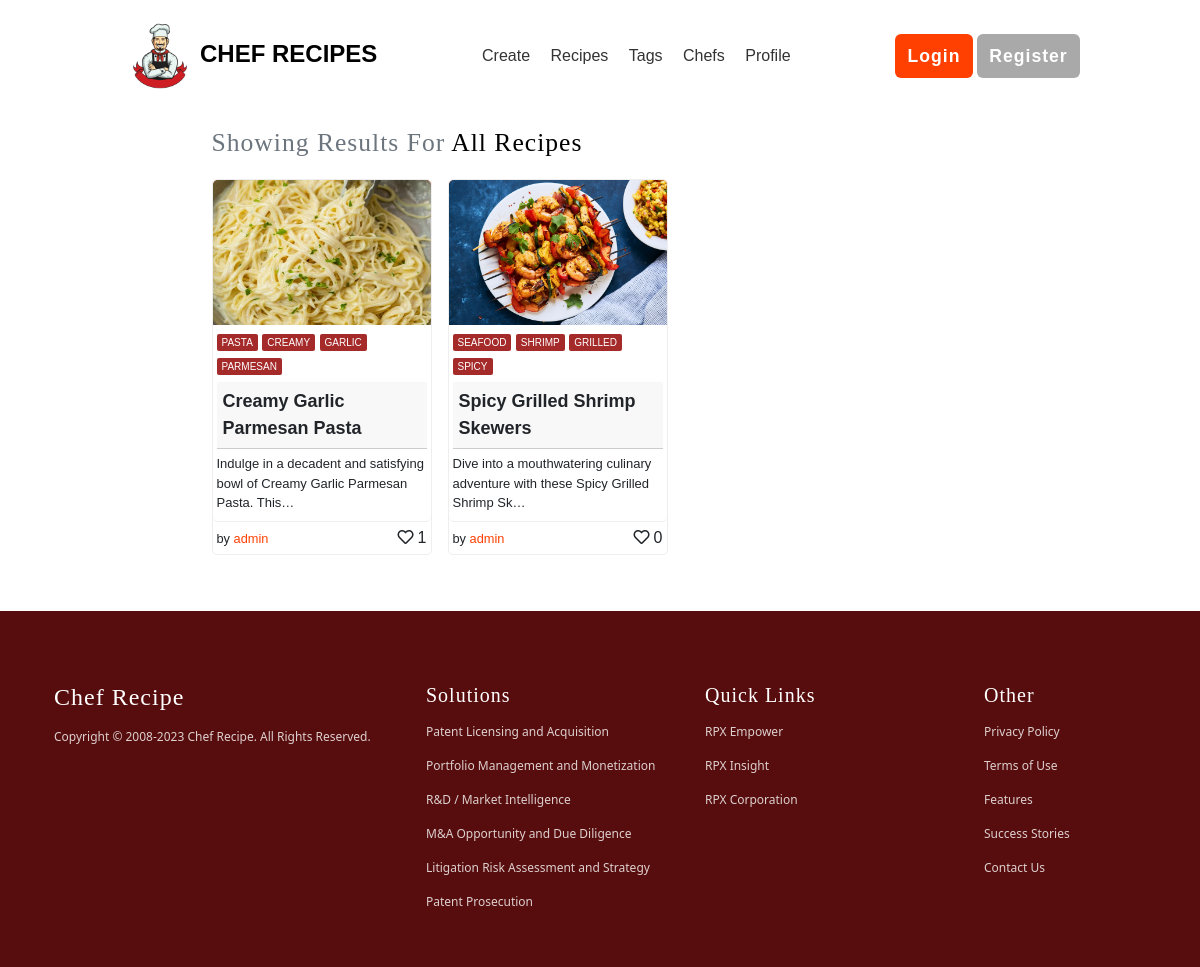
Page /all-recipes on the earlier database version.
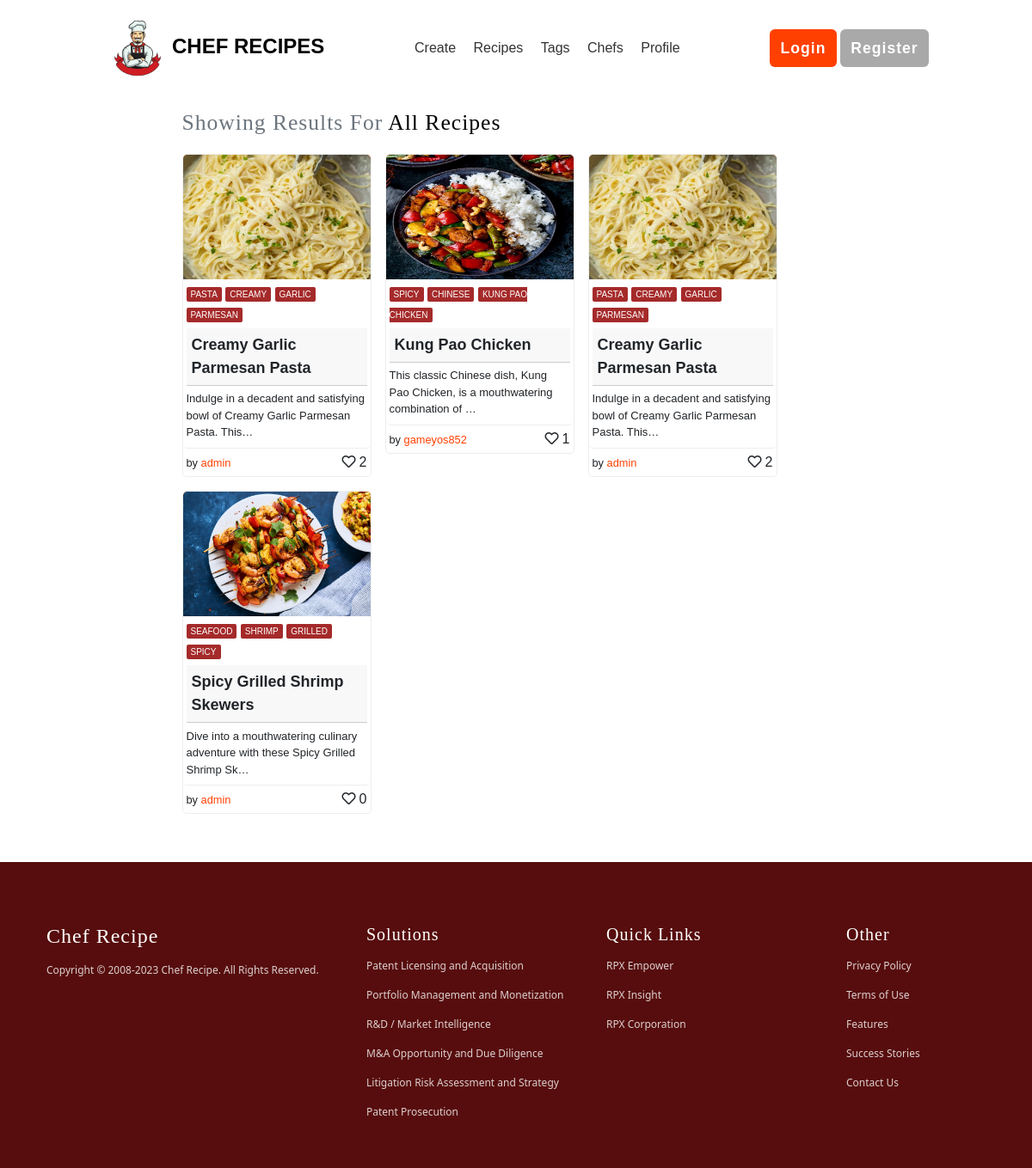
Same page on the later database version.
### main/models.py (models this page shows, shortened)
class Recipe(models.Model):
    subject = models.CharField(max_length=100)
    image = models.ImageField(upload_to='recipe_images', blank=True)
    description = models.TextField(blank=True)
    instructions = RichTextField(blank=True)
    tags = models.ManyToManyField(Tag, blank=True)
    created_by = models.ForeignKey(User, on_delete=models.CASCADE)
    created_at = models.DateTimeField(auto_now_add=True)
    updated_at = models.DateTimeField(auto_now=True)
    liked_by = models.ManyToManyField(User, related_name='liked_recipes', blank=True)
    is_private = models.BooleanField(default=False)

class Tag(models.Model):
    name = models.CharField(max_length=50)
    created_at = models.DateTimeField(auto_now_add=True)
    updated_at = models.DateTimeField(auto_now=True)

### main/views.py (the view)
# urls.py: path('all-recipes', views.all_recipes, name='all_recipes'),
def all_recipes(request):
    recipes = Recipe.objects.filter(is_private=False).order_by('-liked_by')[:100]
    tag = 'All Recipes'
    return render(request, 'main/tagsearch.html', {'recipes' : recipes, 'tag':tag})

### templates/main/tagsearch.html
{% extends 'includes/base.html' %}
{% load static %}
{% block body %}
<div style="width: 100%; max-width: 825px; margin: auto;" class=" md-p-3 mb-5  ">
    <div class="mt-3">
        <section class="wrapper product" style="width: 100%; margin: 0 16px; justify-content: start">
            {% if recipes %}
            <h2 class="section-name" style="text-align: left; color: black; margin-bottom: 12px; margin-left: 8px"><span class="text-secondary">Showing results for</span> {{tag}}</h2>
                {% for recipe in recipes %}
                    <article class="card featuredd" onclick="window.location.href='{% url 'main:details' recipe.id %}'" style="cursor: pointer;">
                        <div class="box"><img style="height: 145px; min-width: 218px;" src="{{recipe.image.url}}"></div>
                        <header class="card-content">
                            {% for tag in recipe.tags.all %}
                                <span class="card-category chicken">{{tag.name}}</span>
                            {% endfor %}
                            <span class="card-header">{{recipe.subject|truncatechars:30}}</span>
                            <span class="card-desc">{{recipe.description|truncatechars:80}}</span>
                        </header>
                        <footer class="card-content d-flex justify-content-between">
                            <div class="contributor"><span class="contributor-name">by <a href="#">{{recipe.created_by.username}}</a></span></div>
                            <div class="bookmark"><i class="far fa-heart me-1"></i>{{recipe.liked_by.all.count}}</div>
                        </footer>
                    </article>
                {% endfor %}
            {% else %}
                <h2 class="section-name" style="text-align: left; color: black; margin-bottom: 12px; margin-left: 8px"><span class="text-secondary">No results found for</span> {{tag}}</h2>
            {% endif %}
        </section>
    </div>
</div>
{% endblock %}

### templates/includes/base.html (shortened to what this page needs)
{% load static %}
<!doctype html>
<html lang="en">
  <head>
    <link href="https://cdn.jsdelivr.net/npm/bootstrap@5.3.0/dist/css/bootstrap.min.css" rel="stylesheet">
    <link href="{% static 'css/style.css' %}" rel="stylesheet">
    <link href="{% static 'css/details.css' %}" rel="stylesheet">
    <link href="{% static 'css/footer.css' %}" rel="stylesheet">
    <link href="https://cdnjs.cloudflare.com/ajax/libs/font-awesome/5.13.0/css/all.min.css" rel="stylesheet">
  </head>
  <body>
    {% include 'includes/navbar.html' %}
    {% block body %}{% endblock %}
    {% include 'includes/footer.html' %}
  </body>
</html>

### templates/includes/navbar.html (shortened to what this page needs)
{% load static %}
<header>
  <section class="wrapper nav-flex">
      <nav>
         <a href="{% url 'main:home' %}" style="font-size: 24px; font-weight: bold; font-family: Arial, Helvetica, sans-serif; color: black;"><img src="{% static 'images/chef.png' %}" class="logo">CHEF RECIPES</a>
      </nav>
      <nav class="navigation">
        <ul>
                <li><a href="{% url 'main:create' %}">Create</a></li>
                <li><a href="{% url 'main:all_recipes' %}">Recipes</a></li>
                <li><a href="{% url 'main:tags' %}">Tags</a></li>
                <li><a href="{% url 'main:chefs' %}">Chefs</a></li>
                <li><a href="{% url 'account:profile' %}">Profile</a></li>
        </ul>
      </nav>
      {% if not request.user.is_authenticated %}
      <nav class="login-area">
          <button class="login"><a href="{% url 'account:login' %}">Login</a></button>
          <button class="register"><a href="{% url 'account:signup' %}">Register</a></button>
      </nav>
      {% endif %}
  </section>
</header>

### templates/includes/footer.html (shortened to what this page needs)
<footer class="text-center footer text-center">
    <div class="container p-4">
        <div class="row  text-md-start mt-5">
          <div class="col-md-4 ">
            <h4 class="pb-3">Chef Recipe</h4>
            <p class="copy-right"> Copyright © 2008-2023 Chef Recipe. All Rights Reserved.</p>
          </div>
          <div class="col-md-3">
           <h5 class="pb-3">Solutions </h5>
            <ul class="list-style ps-0 ">
              <li class="pb-3">Patent Licensing and Acquisition</li>
              <li class="pb-3">Portfolio Management and Monetization</li>
              <li class="pb-3">R&D / Market Intelligence</li>
              <li class="pb-3">M&A Opportunity and Due Diligence</li>
              <li class="pb-3">Litigation Risk Assessment and Strategy</li>
              <li class="pb-3">
                Patent Prosecution
              </li>
            </ul>
          </div>
          <div class="col-md-3 ">
           <h5 class="pb-3"> Quick links </h5>
            <ul class="list-style ps-0">
              <li class="pb-3">RPX Empower</li>
              <li class="pb-3">RPX Insight</li>
              <li class="pb-3">RPX Corporation</li>
            </ul>
          </div>
          <div class="col-md-2 ">
           <h5 class="pb-3"> Other </h5>
            <ul class="list-style ps-0">
              <li class="pb-3">Privacy Policy</li>
              <li class="pb-3">Terms of Use</li>
              <li class="pb-3">Features</li>
              <li class="pb-3">Success Stories</li>
              <li class="pb-3">Contact Us</li>
            </ul>
          </div>
        </div>
    </div>
  </footer>

### static/css/style.css (style rules this page uses)
* { margin: 0; padding: 0; }
a, a:hover, a:focus, a:active { text-decoration: none; border: 0; }
header { padding: 1em 0; }
nav { margin: 0; }
.nav-flex { display: -webkit-flex; display: -ms-flexbox; display: flex; flex-direction: row; flex-wrap: wrap; align-content: center; align-items: center; justify-content: space-between; margin: 0 auto; width: auto; }
.navigation ul { list-style: none; list-style-type:none; list-style-image:none; margin: 0; padding: 0; font-family: 'Dosis', sans-serif; }
.navigation li { display: inline-block; margin: 0; }
.navigation li a { color: #333333; padding: 0.3em 0.5em; transition: all 0.1s ease-in; border-radius: 5px; }
nav button a { color: #FFFFFF; }
.logo { max-height: 5rem; }
h1, h2, h3, h4, h5, h6 { font-family: 'Baloo', cursive; letter-spacing: 1px; text-transform: capitalize; -webkit-margin-before:0; -webkit-margin-after:0; }
h2 { font-size: 1.6em; color: rgb(255, 64, 0); text-underline-position: below; }
.section-name { display: block; width: 100%; text-align: center; }
.wrapper { width: 80vw; margin: auto; align-content: center; }
.product { max-width: 1200px; margin: 2em auto; display: -webkit-flex; display: -ms-flexbox; display: flex; flex-direction: row; flex-wrap: wrap; justify-content: center; align-items: flex-start; }
article { margin: 0.5em; width: 55vw; box-sizing: border-box; transition: all 0.1s ease-in; font-family: 'Dosis', sans-serif; }
article header { border-bottom: 1px solid #EEEEEE; }
.card { max-width: 220px; display: block; min-height: 250px; flex-shrink: 0; border-radius: 5px; border-width: 1px; border-style: solid; border-color: #EEEEEE; }
.card img { background-color: rgb(255, 64, 0); max-width: 100%; max-height: 200px; width: auto; border-top-left-radius: 5px; border-top-right-radius: 5px; }
.card-content { padding: 4px; display: inline-block; text-align: left; margin: auto; border-radius: 5px; }
.card-content span { margin: 0.3em 0; }
.card-category { padding: 3px 5px; color: white; text-transform: uppercase; font-size: 10px; width: auto; border-radius: 2px; }
.card-desc { display: block; }
.card-header { font-weight: bold; text-transform: capitalize; font-size: 18px; display: block; padding: 6px; }
@media screen and (min-width: 768px) { .card-header { font-size: 18px; } }
@media screen and (min-width: 768px) { .card-desc { font-size: 13px; } }
.contributor { display: block; }
.contributor-name { font-size: 0.8em; }
.contributor-name a { color: rgb(255, 64, 0); }
.chicken { background-color: brown; }
button { padding: 0.5em 0.7em; border-radius: 6px; border: 0; cursor: pointer; font-family: 'Dosis', sans-serif; font-weight: 700; font-size: 1.1rem; letter-spacing: 1px; transition: all 0.1s ease-in; }
.login { background-color: rgb(255, 64, 0); color: white; }
.register { background-color: darkgrey; }
.box { display: flex; justify-content: center; align-items: center; overflow: hidden; }

### static/css/footer.css (style rules this page uses)
.footer { color:#fff; background-color: #570d0d; }
.list-style { list-style-type:none!important; cursor:pointer; font-size:.75rem; opacity:.8; }
.copy-right { font-size:.75rem; opacity:.8; }

Differences in the rows shown:
now on one of the page's lists (row unchanged): Recipe: subject "Creamy Garlic Parmesan Pasta", description "Indulge in a decadent and satisfying bowl of Creamy Garlic Parmesan Pasta. This…", created_by.username "admin", liked_by.all.count "2"
computed for Recipe "Creamy Garlic Parmesan Pasta": liked_by.all.count "1" → "2"; gains Tag (name "PASTA"); gains Tag (name "CREAMY"); gains Tag (name "GARLIC"); gains Tag (name "PARMESAN")
added Recipe: image (picture), subject "Kung Pao Chicken", description "This classic Chinese dish, Kung Pao Chicken, is a mouthwatering combination of …", created_by.username "gameyos852", liked_by.all.count "1", Tag (name "SPICY")
added Tag: name "CHINESE", shown under "Kung Pao Chicken"
added Tag: name "KUNG PAO CHICKEN", shown under "Kung Pao Chicken"
